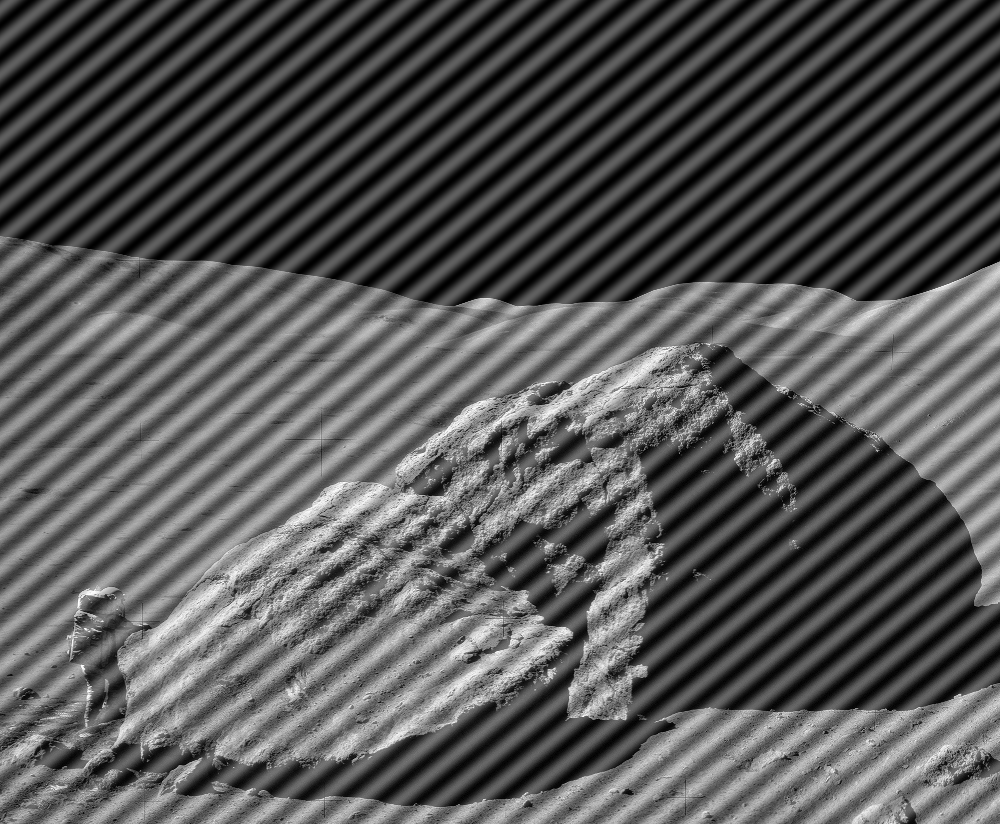
#> input picture HW4-2/astronaut-interference.tif, 1000 x 824 px
$ jupyter execute HW4-2_code.ipynb
#> lines starting #> are read from the running program, lines starting #| are printed output that depends on the picture
# Library

[cell 1]
import cv2
import numpy as np
from scipy.fft import fftshift, fft2, ifft2
import matplotlib.pyplot as plt

# Load Images

[cell 2]
img1 = cv2.imread('astronaut-interference.tif', cv2.IMREAD_GRAYSCALE)
#> img1 is the input picture: shape (824, 1000); min 0, max 255, mean 86.7
plt.imshow(img1, cmap='gray')
plt.axis('off')
plt.show()

[cell 3]
img2 = cv2.imread('car-moire-pattern.tif', cv2.IMREAD_GRAYSCALE)
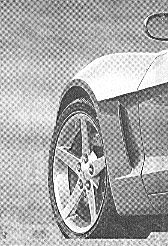
#> input picture HW4-2/car-moire-pattern.tif, 168 x 246 px
#> img2 is the input picture: shape (246, 168); min 0, max 255, mean 169.7
plt.imshow(img2, cmap='gray')
plt.axis('off')
plt.show()

# Useful Functions

[cell 4]
def noise_canceling(image, D0=9, n=4, notch_centers=[(0, 0)], padding='origin',
                    figsize=(10, 10), plot_result=True):
    # Padding
#> called with D0 = 9, n = 4, padding = 'wrap', figsize = (12, 7), plot_result = True
    padded_image = image.copy()
    if padding == 'zero':
        padded_image = cv2.copyMakeBorder(padded_image, 0, image.shape[0], 0, image.shape[1],
                                          cv2.BORDER_CONSTANT, value=0)
    if padding == 'replicate':
        padded_image = cv2.copyMakeBorder(padded_image, 0, image.shape[0], 0, image.shape[1],
                                          cv2.BORDER_REPLICATE)
    if padding == 'constant':
        padded_image = cv2.copyMakeBorder(padded_image, 0, image.shape[0], 0, image.shape[1],
                                          cv2.BORDER_CONSTANT, value=255)
    if padding == 'reflect':
        padded_image = cv2.copyMakeBorder(padded_image, 0, image.shape[0], 0, image.shape[1],
                                          cv2.BORDER_REFLECT)
    if padding == 'reflect101':
        padded_image = cv2.copyMakeBorder(padded_image, 0, image.shape[0], 0, image.shape[1],
                                          cv2.BORDER_REFLECT_101)
    if padding == 'wrap':
        padded_image = cv2.copyMakeBorder(padded_image, 0, image.shape[0], 0, image.shape[1],
                                          cv2.BORDER_WRAP)
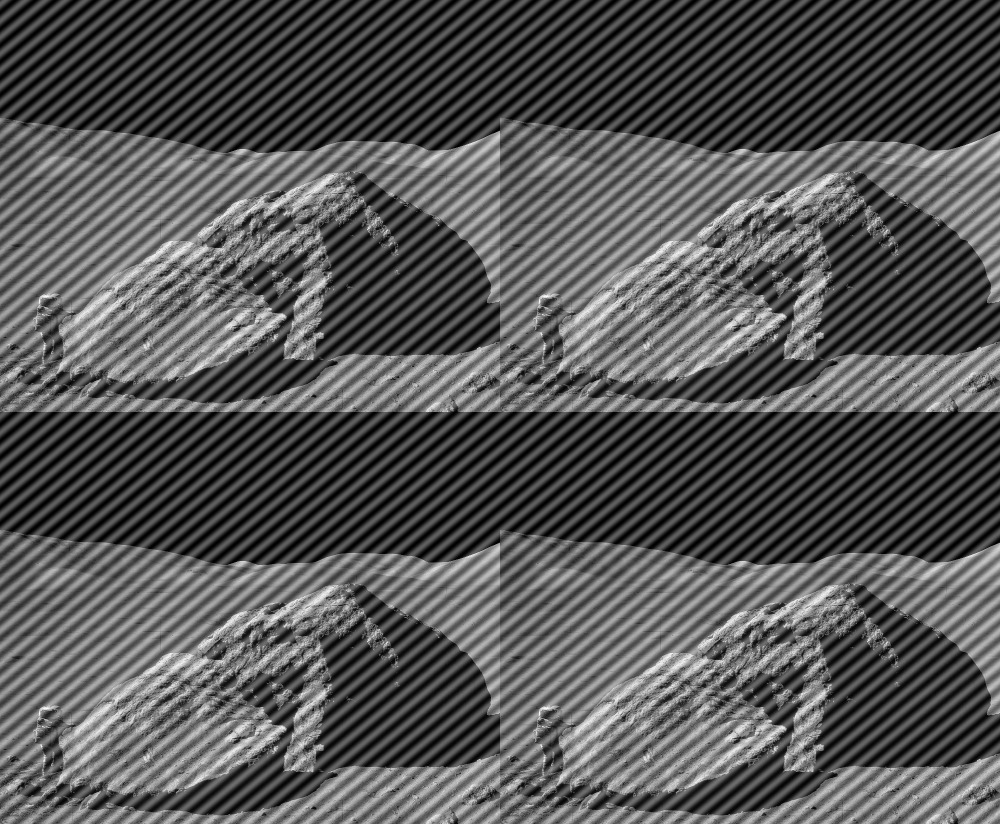
#> padded_image: shape (1648, 2000) (shown at 1/2 size); min 0, max 255, mean 86.7

    # FFT
    dft = fft2(padded_image)
    dft_shifted = fftshift(dft)  # Shift the zero frequency component to the center
    magnitude_spectrum = np.log(1 + np.abs(dft_shifted))

    # Butterworth Notch Filter
    def butterworth_notch_reject_filter(shape, D0, n, centers):
#> called with shape = (1648, 2000), D0 = 9, n = 4
        rows, cols = shape
        u = np.arange(rows)
        v = np.arange(cols)
        u, v = np.meshgrid(u - rows // 2, v - cols // 2, sparse=False, indexing='ij')

        # Initialize filter
        filter_mask = np.ones((rows, cols), dtype=np.float32)

        for center in centers:
            D = np.sqrt((u - center[0])**2 + (v - center[1])**2)
            D[D == 0] = 1e-10 # avoid division by zero

            D_conj = np.sqrt((u + center[0])**2 + (v + center[1])**2)
            D_conj[D_conj == 0] = 1e-10 # avoid division by zero
            filter_mask *= (1 / (1 + (D0 / D)**n)) * (1 / (1 + (D0 / D_conj)**n))

        return filter_mask

    # Create the notch filter mask
    notch_filter = butterworth_notch_reject_filter(dft_shifted.shape, D0, n, notch_centers)

    # Apply the filter in the frequency domain
    filtered_dft = dft_shifted * notch_filter
    filtered_magnitude_spectrum = np.log(1 + np.abs(filtered_dft))

    # IFFT
    inverse_shifted = np.fft.ifftshift(filtered_dft)
    img_filtered = np.abs(ifft2(inverse_shifted))
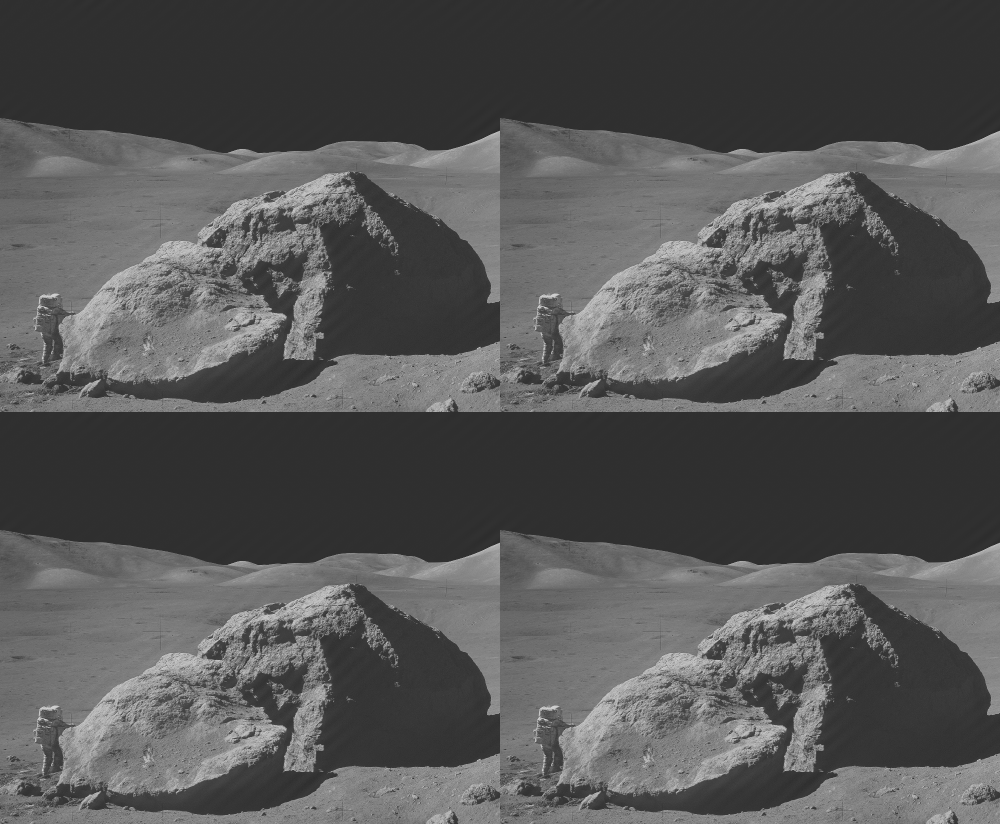
#> img_filtered: shape (1648, 2000) float64 (shown at 1/2 size); min 43.43, max 212.3, mean 86.7

    # Crop to original image size
    if padding != 'origin':
        original_height, original_width = image.shape
#> original_height = 824; original_width = 1000
        start_row, start_col = -padded_image.shape[0], 0
#> start_row = -1648; start_col = 0
        img_filtered = img_filtered[start_row:start_row + original_height, start_col:start_col + original_width]
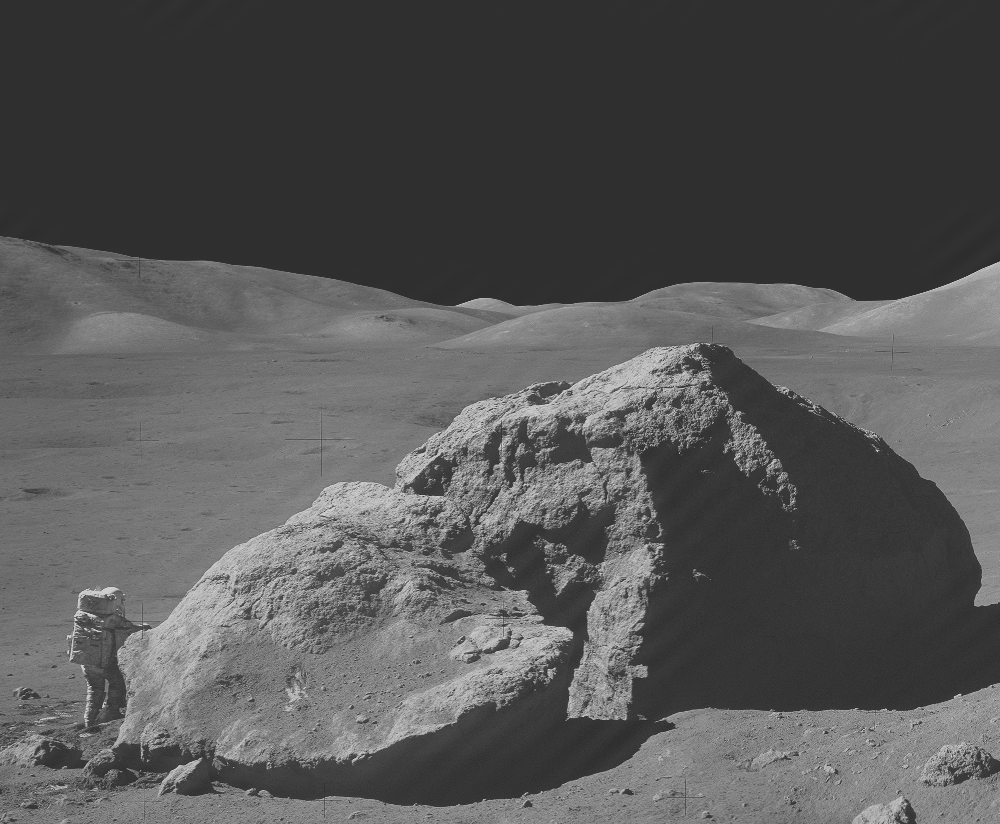
#> img_filtered: shape (824, 1000) float64; min 43.43, max 212.3, mean 86.7

    # Plotting results
    if plot_result:
        plt.figure(figsize=figsize)
        plt.subplot(2, 3, 1), plt.imshow(image, cmap='gray')
        plt.title('Original Image'), plt.axis('off')
        plt.subplot(2, 3, 2), plt.imshow(padded_image, cmap='gray')
        plt.title('Padded Image'), plt.axis('off')
        plt.subplot(2, 3, 3), plt.imshow(magnitude_spectrum, cmap='gray')
        plt.title('Fourier Spectrum'), plt.axis('off')
        plt.subplot(2, 3, 4), plt.imshow(notch_filter, cmap='gray')
        plt.title('Mask Image'), plt.axis('off')
        plt.subplot(2, 3, 5), plt.imshow(filtered_magnitude_spectrum, cmap='gray')
        plt.title('Filtered Spectrum'), plt.axis('off')
        plt.subplot(2, 3, 6), plt.imshow(img_filtered, cmap='gray')
        plt.title('Filtered Image'), plt.axis('off')
        plt.show()
    else:
        return img_filtered

### 1. astronaut-interference.tif

[cell 5]
noise_canceling(img1, notch_centers=[(50, 50)], padding='wrap', figsize=(12, 7))

### 2. car-moire-pattern.tif

[cell 6]
noise_canceling(img2, notch_centers=[(38, 29.5), (-42.5, 27.5), (80, 30), (-82, 27.5)], figsize=(12, 12))
#> call 2 of noise_canceling, with D0 = 9, n = 4, padding = 'origin', figsize = (12, 12), plot_result = True
#> in noise_canceling (call 2), `magnitude_spectrum = np.log(1 + np.abs(dft_shifted))`:
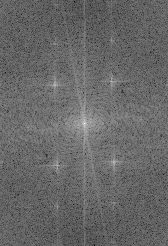
#> magnitude_spectrum: shape (246, 168) float64; min 3.13, max 15.76, mean 8.28; drawn with min black and max white
#> in noise_canceling (call 2), `filtered_magnitude_spectrum = np.log(1 + np.abs(filtered_dft))`:
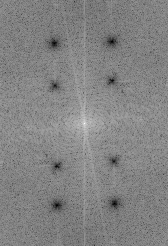
#> filtered_magnitude_spectrum: shape (246, 168) float64; min 0, max 15.76, mean 8.12; drawn with min black and max white
#> in noise_canceling (call 2), `img_filtered = np.abs(ifft2(inverse_shifted))`:
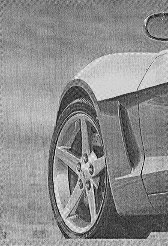
#> img_filtered: shape (246, 168) float64; min 0.263, max 306.6, mean 168.8; drawn with min black and max white
#> in noise_canceling (call 2), `plt.show()`:
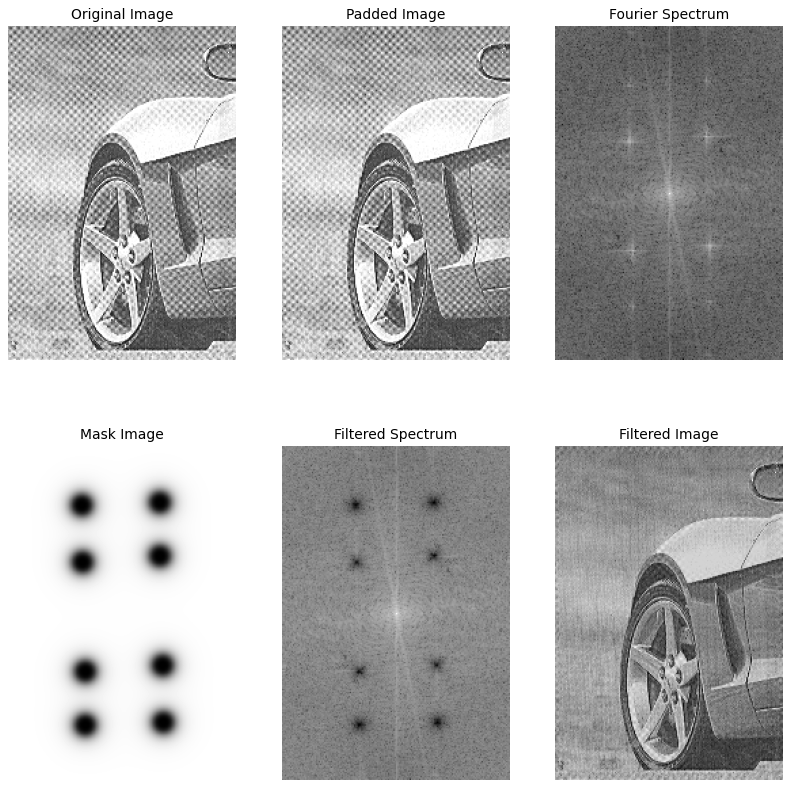
#> figure drawn by matplotlib, 6 panels

# Appendix

### Different padding methods

[cell 7]
padding_list = ['origin', 'zero', 'replicate', 'constant', 'reflect', 'reflect101']

plt.figure(figsize=(12, 7))
for i in range(len(padding_list)):
    filtered_image = noise_canceling(img1, notch_centers=[(50, 50)], padding=padding_list[i], plot_result=False)
    plt.subplot(2, 3, i + 1), plt.imshow(filtered_image, cmap='gray')
    if padding_list[i] == 'origin':
        plt.title(f"No padding"), plt.axis('off')
    else:
        plt.title(f"{padding_list[i]}-padding"), plt.axis('off')
#> this loop made 6 passes
#> pass 1, in noise_canceling (call 3), `magnitude_spectrum = np.log(1 + np.abs(dft_shifted))`:
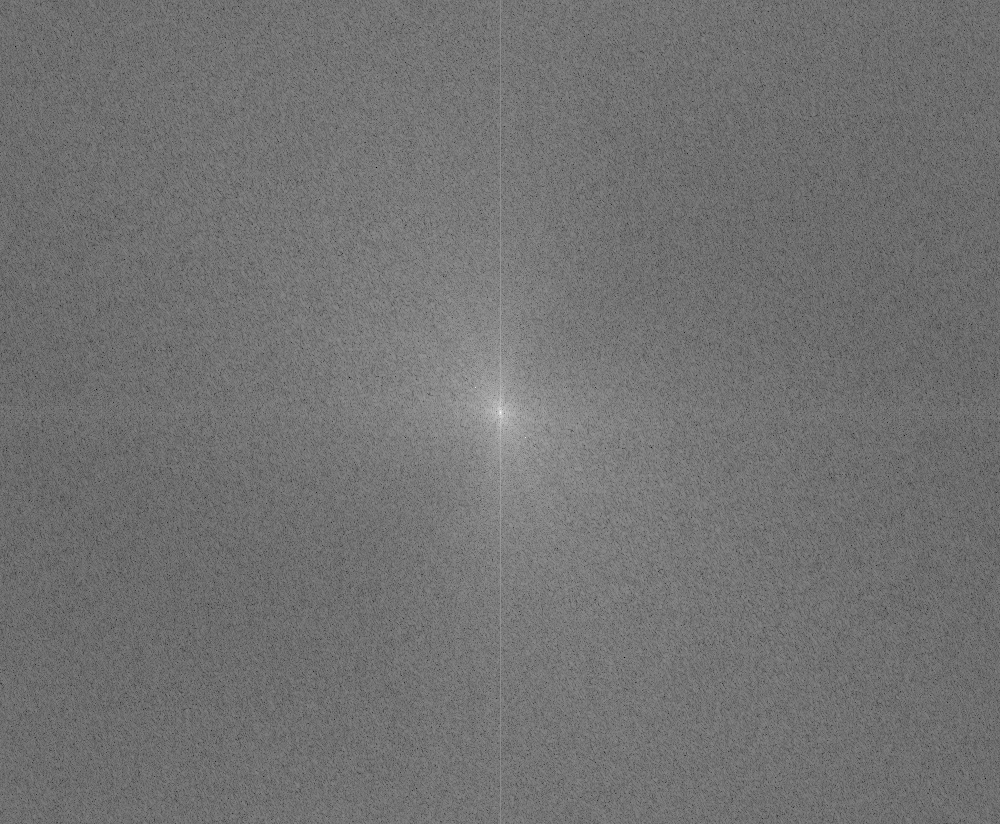
#> magnitude_spectrum: shape (824, 1000) float64; min 1.49, max 18.08, mean 8.94; drawn with min black and max white
plt.show()
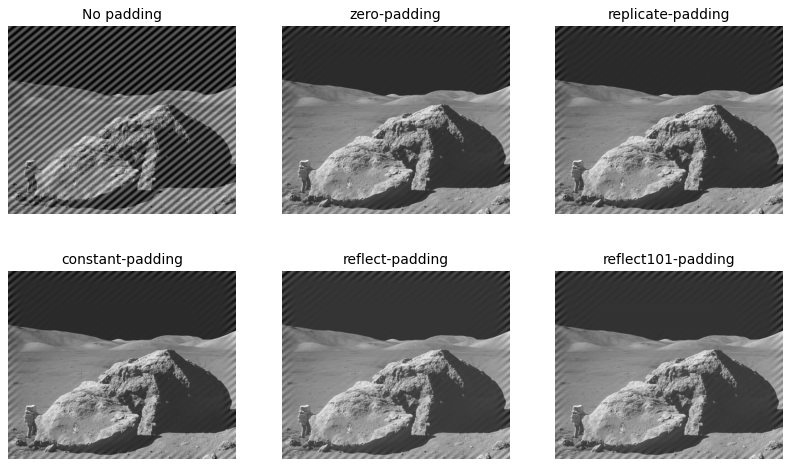
#> figure drawn by matplotlib, 6 panels
